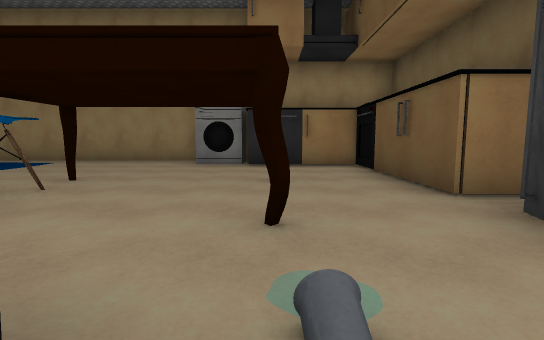
view 1 (above)

24 first-person views from a walk through a Unity game level. The camera is 1.2 m above the floor, tilts 6° down and sees 85° across. The floor is counted in squares, 2 m on a side. Each view is taken from the middle of a square. On the plan, view 1 faces up. The plan holds only what a view shows up to about 9 squares ahead; the rest is blank. The place goes on beyond the plan. The player character is not drawn. Some animated figures are not drawn. Some surface patterns are stand-ins.

view 2
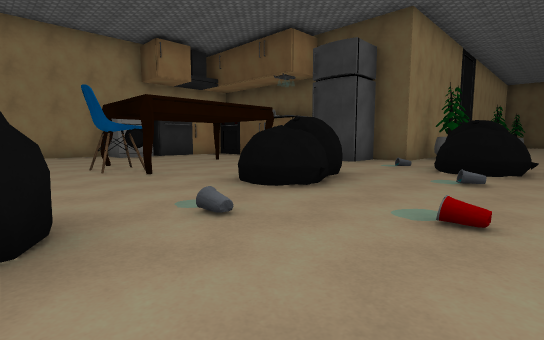

view 3
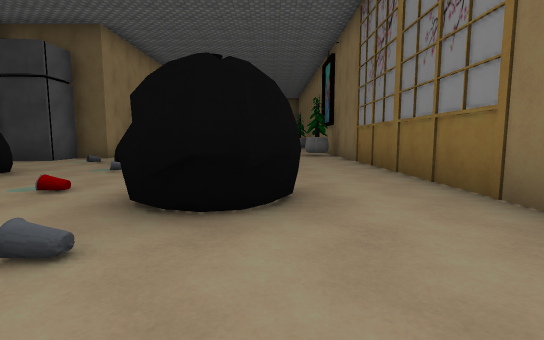

view 4
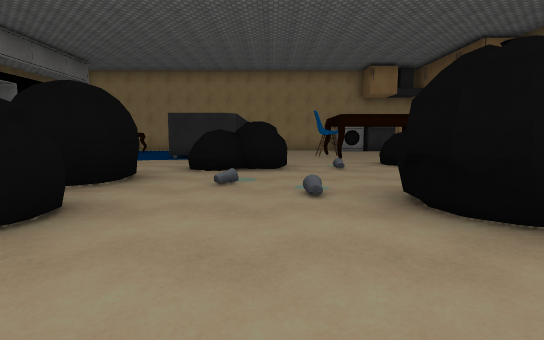

view 5
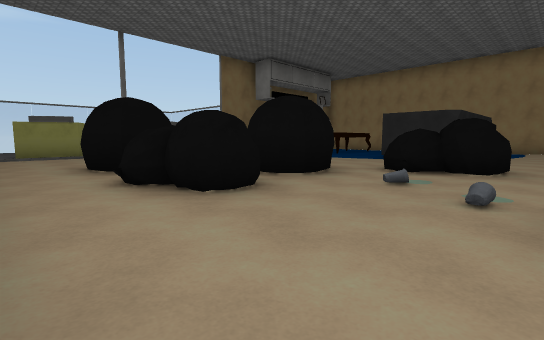

view 6
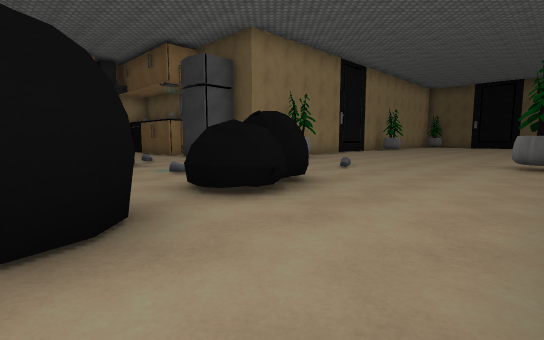

view 7
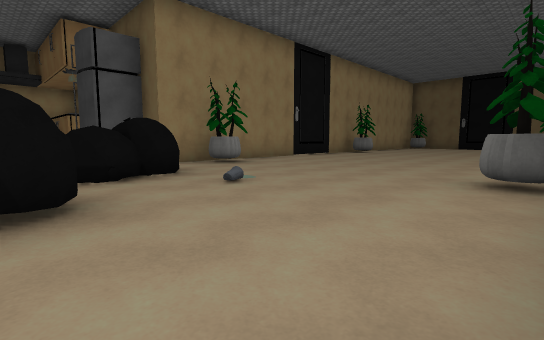

view 8
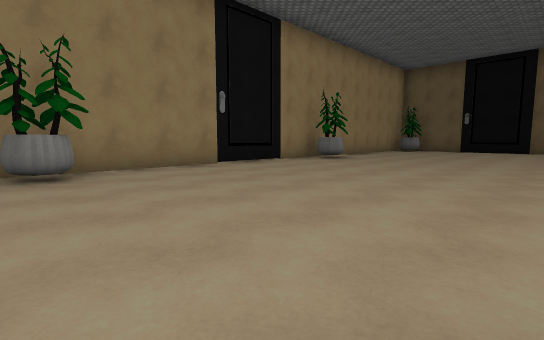

view 9
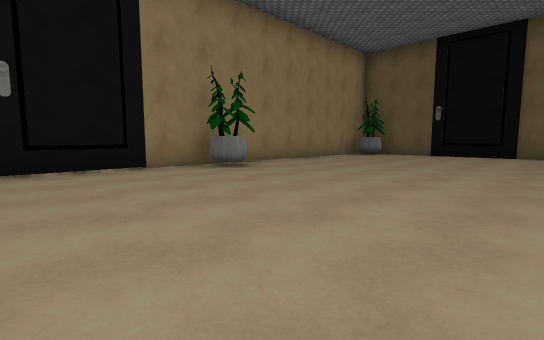

view 10
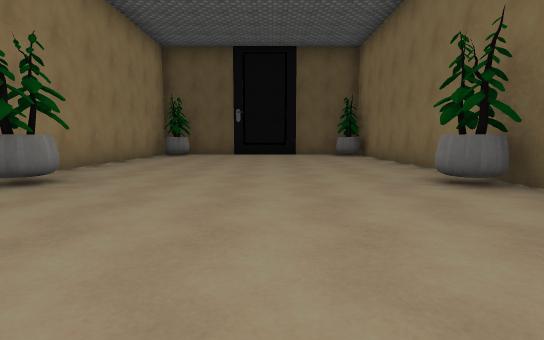

view 11
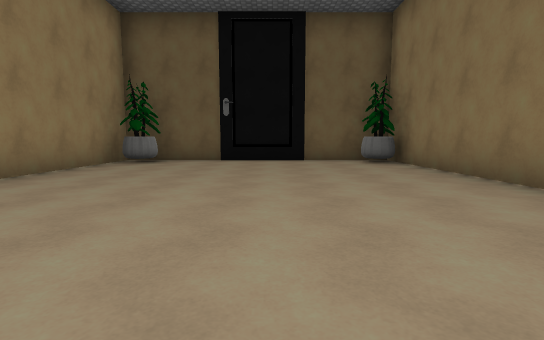

view 12
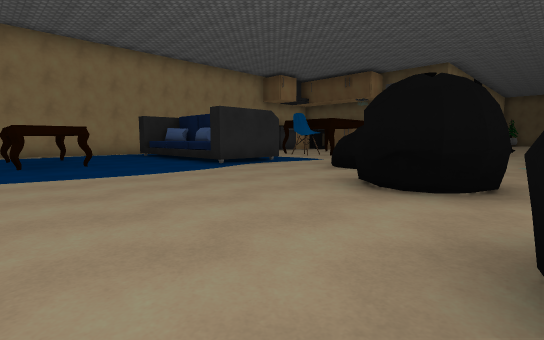

view 13
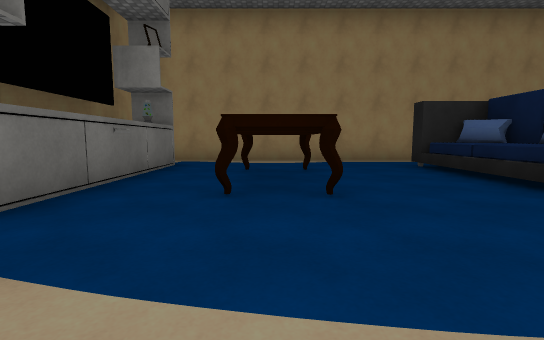

view 14
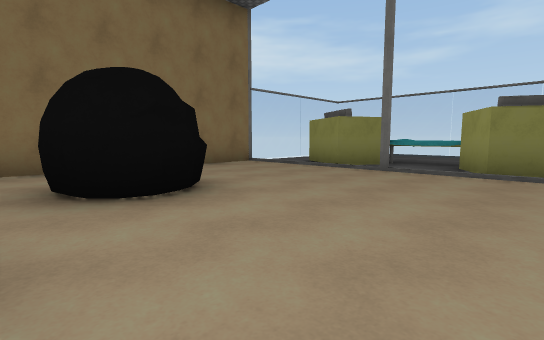

view 15
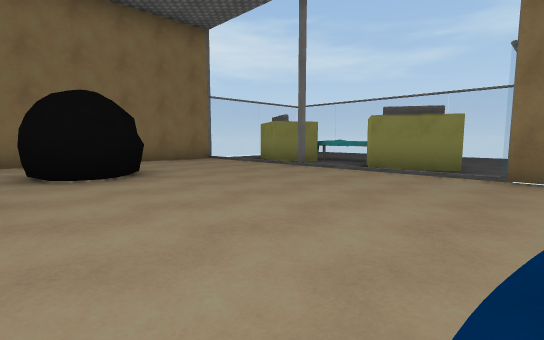

view 16
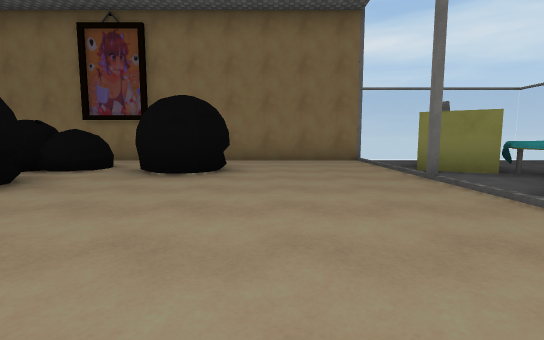

view 17
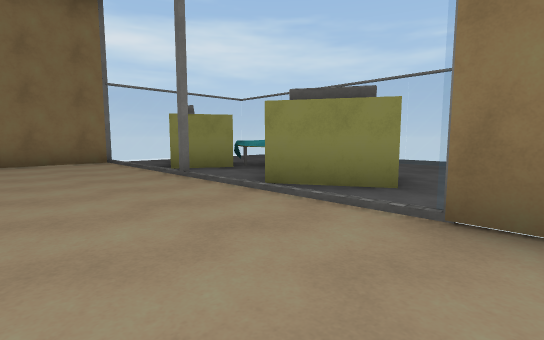

view 18
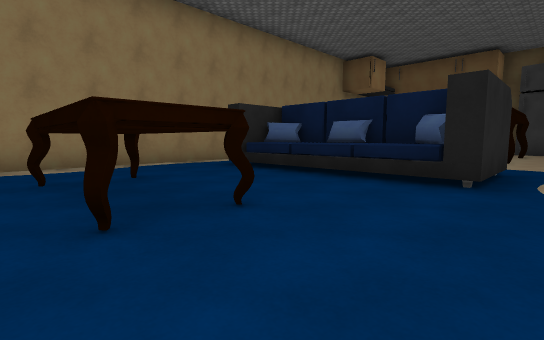

view 19
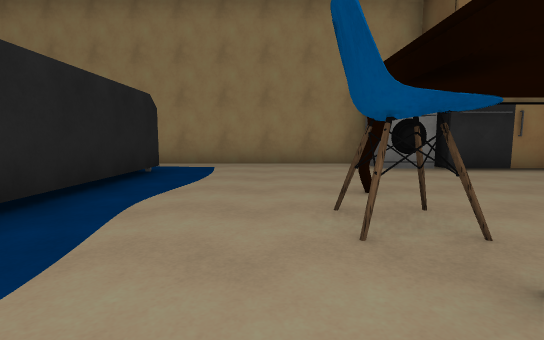

view 20
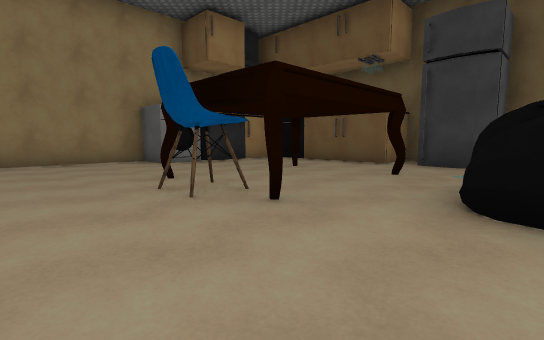

view 21
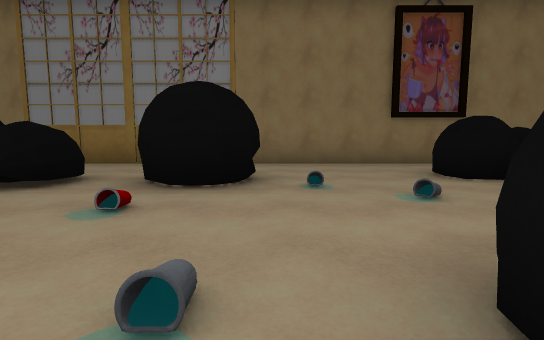

view 22
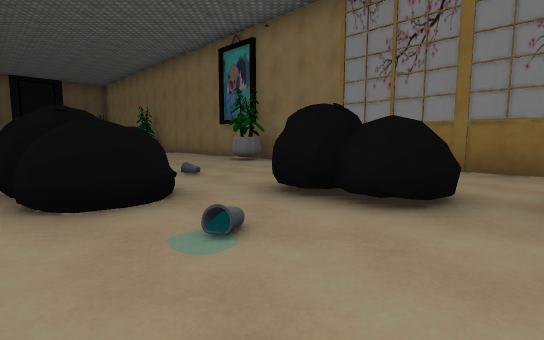

view 23
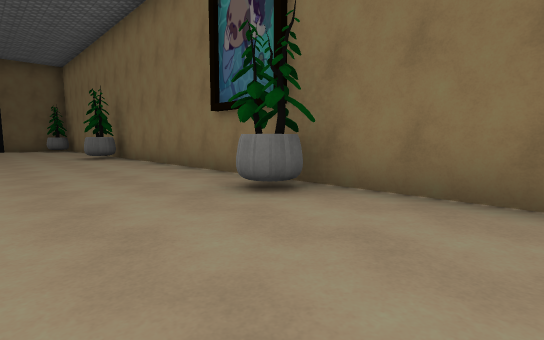

view 24
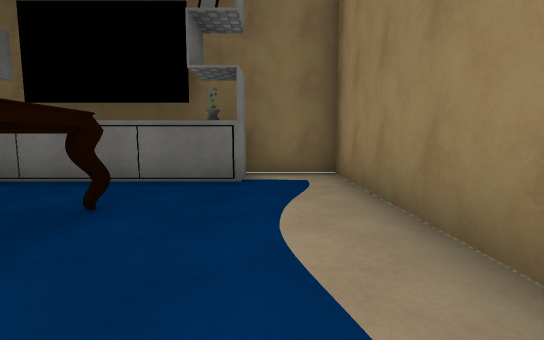

### Floor plan
Key: @ floor where view 1 was taken; # wall or solid block; . floor; = window, fence, low wall or low ledge; ^ raised ledge; O other object.
Columns run from 19 left of view 1 to 20 right of it. Each row starts with its distance up from view 1.
  9     ###############
  8     #.............##
  7     #.............O###
  6     ##.....###.......=
  5      #..O..^^#.......#
  4      #..O..^##.....#.#
  3      #..O..^##..O....##
  2     ##.....###..#..#.O#
  1     #.............O..###
  0  ............O...OO@...#################
 -1 =..#.........OO......O..O......O......O#
 -2    ^#......O........OO.................#
 -3   ^^.#.....OO..........................#
 -4   ^^.....O......OOOO...................#
 -5  ..^#...OO.OO...O......................#
 -6  ..#...................................#
 -7    .....................O......O......O#
 -8     #####################   ############

Where each view was taken, in squares from view 1:
view 1: 0 up, 0 right, facing up
view 2: 3 down, 5 left, facing up-right
view 3: 5 down, 6 left, facing right
view 4: 7 down, 5 left, facing up
view 5: 7 down, 4 left, facing up-left
view 6: 7 down, 3 left, facing up-right
view 7: 7 down, 0 right, facing up-right
view 8: 6 down, 4 right, facing up-right
view 9: 6 down, 8 right, facing up-right
view 10: 4 down, 8 right, facing right
view 11: 4 down, 11 right, facing right
view 12: 4 down, 12 left, facing up-right
view 13: 0 up, 11 left, facing up
view 14: 1 down, 9 left, facing down-left
view 15: 1 up, 9 left, facing down-left
view 16: 1 up, 12 left, facing down
view 17: 1 up, 12 left, facing down-left
view 18: 1 up, 12 left, facing up-right
view 19: 1 up, 4 left, facing up
view 20: 0 up, 5 left, facing up-right
view 21: 0 up, 4 left, facing down
view 22: 1 down, 2 left, facing down-right
view 23: 4 down, 2 right, facing down-right
view 24: 7 up, 9 left, facing left
